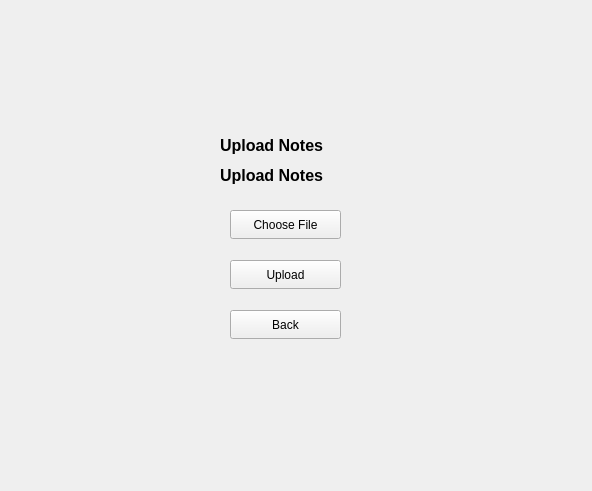
<?xml version="1.0" encoding="UTF-8"?>
<ui version="4.0">
 <class>UploadNotes</class>
 <widget class="QWidget" name="UploadNotes">
  <property name="geometry">
   <rect>
    <x>0</x>
    <y>0</y>
    <width>592</width>
    <height>491</height>
   </rect>
  </property>
  <property name="windowTitle">
   <string>Form</string>
  </property>
  <widget class="QLabel" name="label">
   <property name="geometry">
    <rect>
     <x>220</x>
     <y>130</y>
     <width>131</width>
     <height>31</height>
    </rect>
   </property>
   <property name="font">
    <font>
     <pointsize>12</pointsize>
     <bold>true</bold>
    </font>
   </property>
   <property name="text">
    <string>Upload Notes</string>
   </property>
  </widget>
  <widget class="QPushButton" name="chooseButton">
   <property name="geometry">
    <rect>
     <x>230</x>
     <y>210</y>
     <width>111</width>
     <height>29</height>
    </rect>
   </property>
   <property name="text">
    <string>Choose File</string>
   </property>
  </widget>
  <widget class="QPushButton" name="uploadButton">
   <property name="geometry">
    <rect>
     <x>230</x>
     <y>260</y>
     <width>111</width>
     <height>29</height>
    </rect>
   </property>
   <property name="text">
    <string>Upload</string>
   </property>
  </widget>
  <widget class="QPushButton" name="backButton">
   <property name="geometry">
    <rect>
     <x>230</x>
     <y>310</y>
     <width>111</width>
     <height>29</height>
    </rect>
   </property>
   <property name="text">
    <string>Back</string>
   </property>
  </widget>
  <widget class="QLabel" name="selectedFileLabel">
   <property name="geometry">
    <rect>
     <x>220</x>
     <y>160</y>
     <width>131</width>
     <height>31</height>
    </rect>
   </property>
   <property name="font">
    <font>
     <pointsize>12</pointsize>
     <bold>true</bold>
    </font>
   </property>
   <property name="text">
    <string>Upload Notes</string>
   </property>
  </widget>
 </widget>
 <resources/>
 <connections/>
</ui>
